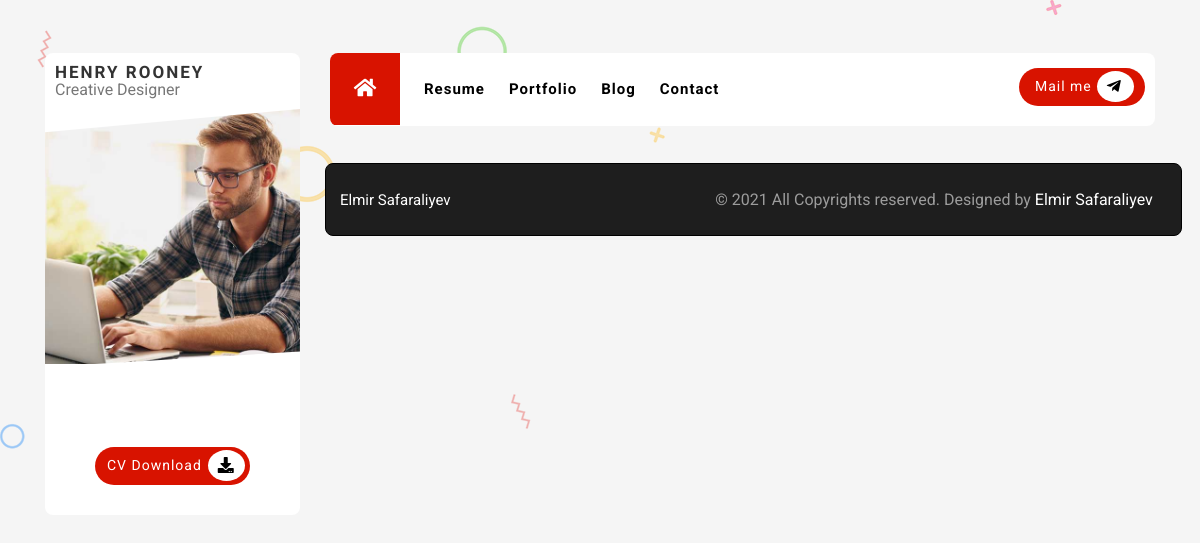
/base, run on an earlier commit of the app's database.
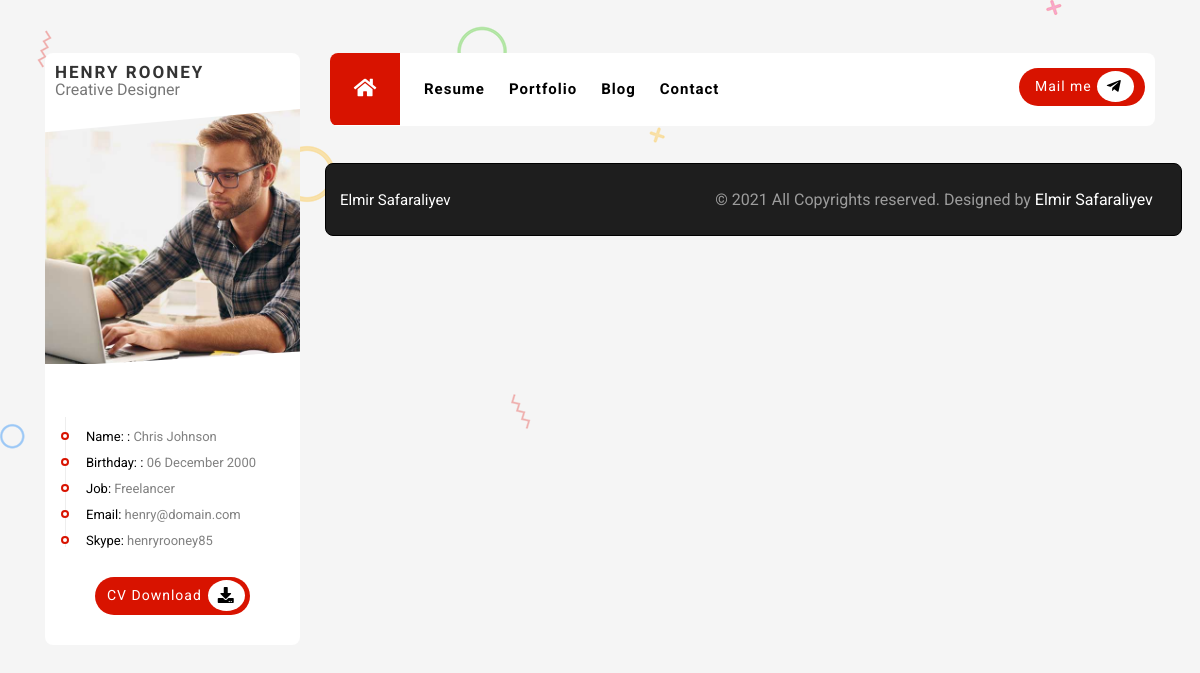
And on a later commit of the database.
### PROJECT/data.py (models this page shows)
class Profile(db.Model):
    __tablename__='Profile'
    id=db.Column(db.Integer,primary_key=True)
    infoheader=db.Column(db.String(120))
    informatio=db.Column(db.String(120))

### PROJECT/mainroutes.py (the view)
@app.route('/base')
def base():
    profile = Profile.query.all()
    profileimg=Profileim.query.all()
    return render_template('app/base.html', profile=profile, profileimg=profileimg)

### PROJECT/templates/app/base.html (shortened to what this page needs)
<!DOCTYPE html>
<html lang="en">
<head>
  <link rel="stylesheet" href="static/app/css/style.css">
  <link rel="stylesheet" href="static/app/css/grid.css">
  <link rel="stylesheet" href="static/app/css/resume.css">
  <link rel="stylesheet" href="static/app/css/contact.css">
  <link rel="stylesheet" href="static/app/css/portfolio.css">
  <link rel="stylesheet" href="static/app/css/grid2.css">
  <link rel="stylesheet" href="static/app/css/blog.css">
  <link rel="stylesheet" href="https://use.fontawesome.com/releases/v5.0.13/css/all.css"
>
  <link rel="stylesheet" href="https://cdnjs.cloudflare.com/ajax/libs/font-awesome/5.15.2/css/all.min.css">
  <link rel="stylesheet" href="https://cdnjs.cloudflare.com/ajax/libs/font-awesome/4.7.0/css/font-awesome.min.css">
  <link rel="stylesheet" href="https://cdn.jsdelivr.net/npm/bootstrap-icons@1.4.0/font/bootstrap-icons.css">
  <link rel="stylesheet" href="https://cdn.jsdelivr.net/npm/bootstrap-icons@1.4.0/font/bootstrap-icons.css">
  <link rel="stylesheet" href="https://cdnjs.cloudflare.com/ajax/libs/OwlCarousel2/2.3.4/assets/owl.carousel.min.css">
</head>
<body>
  <div class="container">
    <div class="row">
      <div class="col-3">
        <div class="profile">
          <div class="profile-name">
            <span class="name">
              HENRY ROONEY
            </span>
            <span class="job">
              Creative Designer
            </span>
          </div>
          <div class="profile-image">
            <img src="../../static/uploads/profile.jpg">
          </div>
          <div class="profile-info">
            <ul class="profileinfolist">
              {% for profile in profile %}
              <li class="profileinfoitem">
                <p>
                  <span>{{profile.infoheader}}:</span>
                  {{profile.informatio}}
                </p>
              </li>
              {% endfor %}
            </ul>
          </div>
          <div class="cvbutton">
            <div class="cvbuttonbox">
              <a class="cvdownload" href="">CV Download</a>
              <div class="downloadiconbox">
                <i class="fas fa-download dwiconbox"></i>
              </div>
            </div>
          </div>
        </div>
      </div>
      <div class="col-9">
        <div class="main">
          <nav>
            {% block menu %}
            <div class="row" id="menu">
              <div class="col-md-8 col-sm-8 col-xs-4" id="menumain">
                <ul class="menu-ul">
                  <li>
                    <a href="/">
                      <div class="homebutton" id="btn1">
                        <i class="fas fa-home"></i>
                      </div>
                    </a>
                  </li>
                  <li> <a class="li" id="btn2" href="/resume">Resume</a></li>
                  <li> <a class="li" id="btn3" href="/portfolio">Portfolio</a></li>
                  <li> <a class="li" id="btn4" href="/blog">Blog</a></li>
                  <li> <a class="li" id="btn5" href="/contact">Contact</a></li>
                </ul>
              </div>
              <div class="col-md-4 col-sm-4 col-xs-8 dynamic" id="social1">
                <div id="mail">
                  <div id="mailbox">
                    <a id="mailto" href="mailto: abc@example.com">Mail me</a>
                    <div id="mailiconbox">
                      <i id="mailicon" class="fab fa-telegram-plane"></i>
                    </div>
                  </div>
                </div>
              </div>
            </div>
            {% endblock %}
          </nav>
        </div>
        <div class="col-12">
          <div class="col-12">
            <div class="footer">
              <h1>Elmir Safaraliyev</h1>
              <h2>© 2021 All Copyrights reserved. Designed by <span>Elmir Safaraliyev</span></h2>
            </div>
          </div>
        </div>
      </div>
    </div>
  </div>
</body>
</html>

### PROJECT/static/app/css/style.css (style rules this page uses)
body { background-image: url(../img/bg.png) !important; background-color: #f5f5f5 !important; font-family: 'Roboto', sans-serif !important; }
.container { height: 1000px; padding-top: 53px; padding-left: 120px; padding-right: 120px; }
.profile { width: 100%; height: auto; margin: 0px; background-color: white; border-radius: 8px; }
.profile-name { line-height: 18px; padding: 10px; position: relative; }
.name { font-size: 1.063rem; color: #333333; font-weight: 700; line-height: 18px; letter-spacing: 2px; display: block; }
.job { font-size: 0.813; color: #777777; line-height: 18px; font-weight: 400; }
.profile-image { height: auto; width: 100%; overflow: hidden; clip-path: polygon(0 9%, 100% 0, 100% 94%, 0% 100%); }
.profile-info { position: relative; top: 10px; }
.profile-image img { width: 100%; height: 100%; }
.profileinfoitem::before { content: ""; border: solid 2px #d81300; width: 8px; height: 8px; border-radius: 50px; margin-left: -25px; margin-top: 2px; background: #fff; display: block; position: absolute; }
.profileinfoitem { border-left: 1px solid #eee; padding-left: 20px; }
.profileinfolist { font-size: 13px; padding-top: 40px; padding-left: 20px; padding-right: 10px; }
.profileinfoitem p { display: inline; }
.profileinfoitem { padding-top: 13px; color: gray; }
.profileinfoitem span { color: black; }
.cvbutton { padding-top: 40px; display: flex; justify-content: center; padding-bottom: 30px; }
.cvbuttonbox { width: 155px; height: 38px; letter-spacing: 1px; background-color: #d81300; border-radius: 45px; }
.downloadiconbox { display: inline; padding-top: 6px; padding-bottom: 6px; background-color: white; border-radius: 50%; Box-sizing: border-box; }
.dwiconbox { padding: 10px; }
.cvdownload { font-size: 14px; padding-bottom: 20px; line-height: 37px; padding-left: 12px; padding-right: 6px; display: inline; float: left; color: #ffffff; text-decoration: none; font-weight: 400; }
.menu-ul li { float: left; text-align: center; position: relative; height: 100%; }
.li { display: block; color: black; text-align: center; padding-left: 24px; text-decoration: none; font-size: 15px; font-weight: 700; line-height: 73px; letter-spacing: 1px; }
#menu { margin-left: 0px; background-color: white; width: 851px; border-radius: 8px; overflow: hidden; }
#menumain { padding: 0; position: relative; }
#social1 { padding-right: 10px; display: flex; justify-content: end; }
#mail { float: left; padding-top: 15px; margin-left: 22px; display: inline; }
#mailbox { width: 126px; height: 38px; letter-spacing: 1px; background-color: #d81300; border-radius: 45px; }
#mailiconbox { display: inline; padding-left: 0px; padding-top: 6px; padding-right: 2px; padding-bottom: 6px; background-color: white; border-radius: 50%; Box-sizing: border-box; }
#mailicon { padding: 10px; }
#mailto { font-size: 14px; padding-bottom: 20px; line-height: 37px; padding-left: 16px; padding-right: 5px; display: inline; float: left; color: #ffffff; text-decoration: none; font-weight: 400; }
.homebutton { background-color: #d81300; width: 70px; height: 72px; padding-top: 35%; font-size: 20px; }
.homebutton i { color: white; }
.footer { margin-top: 37px; margin-bottom: 100px; width: 112%; height: 73px; border: thin solid black; padding: 0; margin-left: -35px; border-radius: 8px; background-color: #1e1e1e; }
.footer h1,h2 { color: #ffffff; }
.footer h1 { display: inline; position: relative; top: 28px; left: 14px; font-size: 0.938rem; }
.footer h2 { text-align: right; padding-top: 12px; padding-right: 28px; color: #9c9c9c; }
.footer h2 span { color: white; }

### PROJECT/static/app/css/grid2.css (style rules this page uses)
.col-3 { width: 25%; }
@media screen and (max-width: 1200px) { #menu { width: 100%; } }
@media screen and (max-width: 1200px) { #mail { margin-left: 60px; } }

What changed in the data, as far as the page shows it:
added Profile: infoheader "Name:", informatio "Chris Johnson"
added Profile: infoheader "Birthday:", informatio "06 December 2000"
added Profile: infoheader "Job", informatio "Freelancer"
added Profile: infoheader "Email", informatio "henry@domain.com"
added Profile: infoheader "Skype", informatio "henryrooney85"
